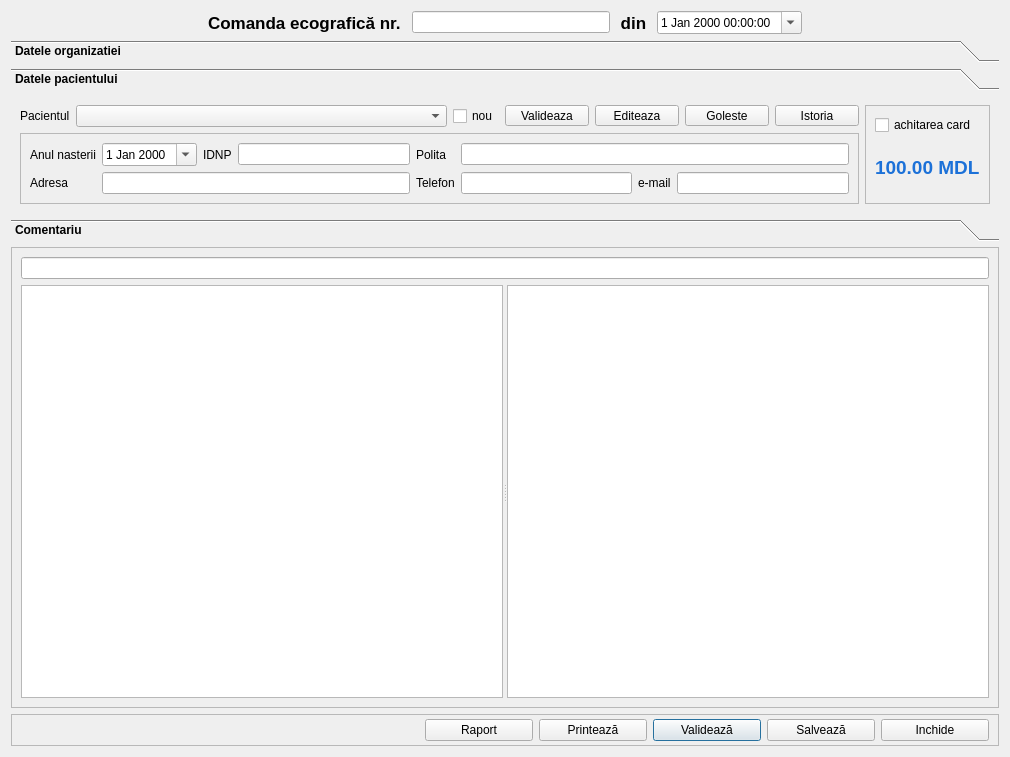
<?xml version="1.0" encoding="UTF-8"?>
<ui version="4.0">
 <class>OrderDialog</class>
 <widget class="QDialog" name="OrderDialog">
  <property name="geometry">
   <rect>
    <x>0</x>
    <y>0</y>
    <width>1010</width>
    <height>757</height>
   </rect>
  </property>
  <property name="font">
   <font>
    <family>Segoe UI</family>
   </font>
  </property>
  <property name="windowTitle">
   <string>Dialog</string>
  </property>
  <layout class="QGridLayout" name="gridLayout_3">
   <item row="0" column="0">
    <layout class="QHBoxLayout" name="horizontalLayout">
     <item>
      <spacer name="horizontalSpacer">
       <property name="orientation">
        <enum>Qt::Orientation::Horizontal</enum>
       </property>
       <property name="sizeHint" stdset="0">
        <size>
         <width>40</width>
         <height>20</height>
        </size>
       </property>
      </spacer>
     </item>
     <item>
      <widget class="QLabel" name="label">
       <property name="font">
        <font>
         <family>Segoe UI</family>
         <pointsize>13</pointsize>
         <bold>true</bold>
        </font>
       </property>
       <property name="text">
        <string>Comanda ecografică nr. </string>
       </property>
      </widget>
     </item>
     <item>
      <widget class="QLineEdit" name="numberDoc"/>
     </item>
     <item>
      <widget class="QLabel" name="label_2">
       <property name="font">
        <font>
         <family>Segoe UI</family>
         <pointsize>13</pointsize>
         <bold>true</bold>
        </font>
       </property>
       <property name="text">
        <string> din </string>
       </property>
      </widget>
     </item>
     <item>
      <widget class="QDateTimeEdit" name="dateTimeDoc">
       <property name="calendarPopup">
        <bool>true</bool>
       </property>
      </widget>
     </item>
     <item>
      <spacer name="horizontalSpacer_2">
       <property name="orientation">
        <enum>Qt::Orientation::Horizontal</enum>
       </property>
       <property name="sizeHint" stdset="0">
        <size>
         <width>40</width>
         <height>20</height>
        </size>
       </property>
      </spacer>
     </item>
    </layout>
   </item>
   <item row="2" column="0">
    <widget class="QFrame" name="frame_table">
     <property name="sizePolicy">
      <sizepolicy hsizetype="Expanding" vsizetype="Expanding">
       <horstretch>0</horstretch>
       <verstretch>0</verstretch>
      </sizepolicy>
     </property>
     <property name="frameShape">
      <enum>QFrame::Shape::StyledPanel</enum>
     </property>
     <property name="frameShadow">
      <enum>QFrame::Shadow::Raised</enum>
     </property>
     <layout class="QGridLayout" name="gridLayout_5">
      <item row="1" column="0" colspan="2">
       <widget class="QSplitter" name="splitter">
        <property name="sizePolicy">
         <sizepolicy hsizetype="Expanding" vsizetype="Expanding">
          <horstretch>0</horstretch>
          <verstretch>0</verstretch>
         </sizepolicy>
        </property>
        <property name="orientation">
         <enum>Qt::Orientation::Horizontal</enum>
        </property>
        <widget class="QTableView" name="tableView">
         <property name="sizePolicy">
          <sizepolicy hsizetype="Expanding" vsizetype="Preferred">
           <horstretch>0</horstretch>
           <verstretch>0</verstretch>
          </sizepolicy>
         </property>
        </widget>
        <widget class="QTableView" name="tableViewOrder">
         <property name="sizePolicy">
          <sizepolicy hsizetype="Expanding" vsizetype="Preferred">
           <horstretch>0</horstretch>
           <verstretch>0</verstretch>
          </sizepolicy>
         </property>
        </widget>
       </widget>
      </item>
      <item row="0" column="0" colspan="2">
       <widget class="QLineEdit" name="editFilterPattern">
        <property name="sizePolicy">
         <sizepolicy hsizetype="Preferred" vsizetype="Fixed">
          <horstretch>0</horstretch>
          <verstretch>0</verstretch>
         </sizepolicy>
        </property>
        <property name="clearButtonEnabled">
         <bool>true</bool>
        </property>
       </widget>
      </item>
     </layout>
    </widget>
   </item>
   <item row="1" column="0">
    <widget class="QToolBox" name="toolBox">
     <property name="sizePolicy">
      <sizepolicy hsizetype="Expanding" vsizetype="Maximum">
       <horstretch>0</horstretch>
       <verstretch>0</verstretch>
      </sizepolicy>
     </property>
     <property name="font">
      <font>
       <family>Segoe UI</family>
       <bold>true</bold>
      </font>
     </property>
     <property name="currentIndex">
      <number>1</number>
     </property>
     <widget class="QWidget" name="pageDataOrganization">
      <property name="geometry">
       <rect>
        <x>0</x>
        <y>0</y>
        <width>992</width>
        <height>114</height>
       </rect>
      </property>
      <attribute name="icon">
       <iconset resource="../../../resources/resource.qrc">
        <normaloff>:/img/common/arrow_right_light.png</normaloff>:/img/common/arrow_right_light.png</iconset>
      </attribute>
      <attribute name="label">
       <string>Datele organizatiei</string>
      </attribute>
      <layout class="QGridLayout" name="gridLayout_4">
       <item row="2" column="1">
        <widget class="QLabel" name="label_5">
         <property name="font">
          <font>
           <family>Segoe UI</family>
           <bold>false</bold>
          </font>
         </property>
         <property name="text">
          <string>Tipul preturilor</string>
         </property>
        </widget>
       </item>
       <item row="0" column="2">
        <widget class="QComboBox" name="comboOrganization">
         <property name="sizePolicy">
          <sizepolicy hsizetype="Expanding" vsizetype="Fixed">
           <horstretch>0</horstretch>
           <verstretch>0</verstretch>
          </sizepolicy>
         </property>
         <property name="font">
          <font>
           <family>Segoe UI</family>
           <bold>false</bold>
          </font>
         </property>
        </widget>
       </item>
       <item row="2" column="6">
        <widget class="QToolButton" name="btnCreateNewDoctor">
         <property name="text">
          <string>...</string>
         </property>
         <property name="icon">
          <iconset resource="../../../resources/resource.qrc">
           <normaloff>:/img/catalogs/add_user.png</normaloff>:/img/catalogs/add_user.png</iconset>
         </property>
        </widget>
       </item>
       <item row="0" column="0">
        <spacer name="horizontalSpacer_3">
         <property name="orientation">
          <enum>Qt::Orientation::Horizontal</enum>
         </property>
         <property name="sizeType">
          <enum>QSizePolicy::Policy::Fixed</enum>
         </property>
         <property name="sizeHint" stdset="0">
          <size>
           <width>50</width>
           <height>20</height>
          </size>
         </property>
        </spacer>
       </item>
       <item row="2" column="2">
        <widget class="QComboBox" name="comboTypePrices">
         <property name="sizePolicy">
          <sizepolicy hsizetype="Expanding" vsizetype="Fixed">
           <horstretch>0</horstretch>
           <verstretch>0</verstretch>
          </sizepolicy>
         </property>
         <property name="font">
          <font>
           <family>Segoe UI</family>
           <bold>false</bold>
          </font>
         </property>
        </widget>
       </item>
       <item row="1" column="3">
        <widget class="QLabel" name="label_8">
         <property name="font">
          <font>
           <family>Segoe UI</family>
           <bold>false</bold>
          </font>
         </property>
         <property name="text">
          <string>As.medicală</string>
         </property>
        </widget>
       </item>
       <item row="2" column="7">
        <widget class="QToolButton" name="btnOpenDoctor">
         <property name="text">
          <string>...</string>
         </property>
         <property name="icon">
          <iconset resource="../../../resources/resource.qrc">
           <normaloff>:/img/catalogs/open_catalog.png</normaloff>:/img/catalogs/open_catalog.png</iconset>
         </property>
        </widget>
       </item>
       <item row="2" column="3">
        <widget class="QLabel" name="label_7">
         <property name="font">
          <font>
           <family>Segoe UI</family>
           <bold>false</bold>
          </font>
         </property>
         <property name="text">
          <string>Trimis de medic</string>
         </property>
        </widget>
       </item>
       <item row="2" column="5">
        <widget class="QComboBox" name="comboReferringDoctor">
         <property name="sizePolicy">
          <sizepolicy hsizetype="Expanding" vsizetype="Fixed">
           <horstretch>0</horstretch>
           <verstretch>0</verstretch>
          </sizepolicy>
         </property>
         <property name="font">
          <font>
           <family>Segoe UI</family>
           <bold>false</bold>
          </font>
         </property>
        </widget>
       </item>
       <item row="0" column="1">
        <widget class="QLabel" name="label_3">
         <property name="font">
          <font>
           <family>Segoe UI</family>
           <bold>false</bold>
          </font>
         </property>
         <property name="text">
          <string>Organizatia</string>
         </property>
        </widget>
       </item>
       <item row="0" column="3">
        <widget class="QLabel" name="label_13">
         <property name="font">
          <font>
           <family>Segoe UI</family>
           <bold>false</bold>
          </font>
         </property>
         <property name="text">
          <string>Medic</string>
         </property>
        </widget>
       </item>
       <item row="1" column="1">
        <widget class="QLabel" name="label_4">
         <property name="font">
          <font>
           <family>Segoe UI</family>
           <bold>false</bold>
          </font>
         </property>
         <property name="text">
          <string>Contract</string>
         </property>
        </widget>
       </item>
       <item row="1" column="2">
        <widget class="QComboBox" name="comboContract">
         <property name="sizePolicy">
          <sizepolicy hsizetype="Expanding" vsizetype="Fixed">
           <horstretch>0</horstretch>
           <verstretch>0</verstretch>
          </sizepolicy>
         </property>
         <property name="font">
          <font>
           <family>Segoe UI</family>
           <bold>false</bold>
          </font>
         </property>
        </widget>
       </item>
       <item row="1" column="5">
        <widget class="QComboBox" name="comboNurse">
         <property name="font">
          <font>
           <family>Segoe UI</family>
           <bold>false</bold>
          </font>
         </property>
        </widget>
       </item>
       <item row="0" column="5">
        <widget class="QComboBox" name="comboPerformingDoctor">
         <property name="font">
          <font>
           <family>Segoe UI</family>
           <bold>false</bold>
          </font>
         </property>
        </widget>
       </item>
      </layout>
     </widget>
     <widget class="QWidget" name="pageDataPacient">
      <property name="geometry">
       <rect>
        <x>0</x>
        <y>0</y>
        <width>992</width>
        <height>137</height>
       </rect>
      </property>
      <attribute name="icon">
       <iconset resource="../../../resources/resource.qrc">
        <normaloff>:/img/common/arrow_right_light.png</normaloff>:/img/common/arrow_right_light.png</iconset>
      </attribute>
      <attribute name="label">
       <string>Datele pacientului</string>
      </attribute>
      <layout class="QGridLayout" name="gridLayout">
       <item row="0" column="0">
        <widget class="QLabel" name="label_6">
         <property name="font">
          <font>
           <family>Segoe UI</family>
           <bold>false</bold>
          </font>
         </property>
         <property name="text">
          <string>Pacientul</string>
         </property>
        </widget>
       </item>
       <item row="0" column="1">
        <widget class="QComboBox" name="comboPatient">
         <property name="sizePolicy">
          <sizepolicy hsizetype="Expanding" vsizetype="Fixed">
           <horstretch>0</horstretch>
           <verstretch>0</verstretch>
          </sizepolicy>
         </property>
         <property name="font">
          <font>
           <family>Segoe UI</family>
           <bold>false</bold>
          </font>
         </property>
         <property name="editable">
          <bool>false</bool>
         </property>
        </widget>
       </item>
       <item row="0" column="7" rowspan="2">
        <widget class="QFrame" name="frame_total">
         <property name="sizePolicy">
          <sizepolicy hsizetype="Maximum" vsizetype="Preferred">
           <horstretch>0</horstretch>
           <verstretch>0</verstretch>
          </sizepolicy>
         </property>
         <property name="frameShape">
          <enum>QFrame::Shape::StyledPanel</enum>
         </property>
         <property name="frameShadow">
          <enum>QFrame::Shadow::Raised</enum>
         </property>
         <layout class="QGridLayout" name="gridLayout_6">
          <item row="1" column="0">
           <widget class="QLabel" name="labelSumOrder">
            <property name="font">
             <font>
              <family>Segoe UI</family>
              <pointsize>14</pointsize>
              <bold>true</bold>
             </font>
            </property>
            <property name="layoutDirection">
             <enum>Qt::LayoutDirection::LeftToRight</enum>
            </property>
            <property name="styleSheet">
             <string notr="true">color: rgb(28, 113, 216)</string>
            </property>
            <property name="text">
             <string>100.00 MDL</string>
            </property>
           </widget>
          </item>
          <item row="0" column="0">
           <widget class="QCheckBox" name="cardPayment">
            <property name="font">
             <font>
              <family>Segoe UI</family>
              <bold>false</bold>
             </font>
            </property>
            <property name="text">
             <string>achitarea card</string>
            </property>
           </widget>
          </item>
         </layout>
        </widget>
       </item>
       <item row="0" column="2">
        <widget class="QCheckBox" name="newPatient">
         <property name="font">
          <font>
           <family>Segoe UI</family>
           <bold>false</bold>
          </font>
         </property>
         <property name="text">
          <string>nou</string>
         </property>
        </widget>
       </item>
       <item row="1" column="0" colspan="7">
        <widget class="QFrame" name="frameDataPacient">
         <property name="sizePolicy">
          <sizepolicy hsizetype="Expanding" vsizetype="Fixed">
           <horstretch>0</horstretch>
           <verstretch>0</verstretch>
          </sizepolicy>
         </property>
         <property name="frameShape">
          <enum>QFrame::Shape::StyledPanel</enum>
         </property>
         <property name="frameShadow">
          <enum>QFrame::Shadow::Raised</enum>
         </property>
         <layout class="QGridLayout" name="gridLayout_2">
          <item row="0" column="0">
           <layout class="QGridLayout" name="layoutDataPacient">
            <item row="0" column="6">
             <widget class="QLabel" name="label_12">
              <property name="font">
               <font>
                <family>Segoe UI</family>
                <bold>false</bold>
               </font>
              </property>
              <property name="text">
               <string>Polita</string>
              </property>
             </widget>
            </item>
            <item row="0" column="4">
             <widget class="QLabel" name="label_10">
              <property name="font">
               <font>
                <family>Segoe UI</family>
                <bold>false</bold>
               </font>
              </property>
              <property name="text">
               <string>IDNP</string>
              </property>
             </widget>
            </item>
            <item row="1" column="0">
             <widget class="QLabel" name="label_11">
              <property name="font">
               <font>
                <family>Segoe UI</family>
                <bold>false</bold>
               </font>
              </property>
              <property name="text">
               <string>Adresa</string>
              </property>
             </widget>
            </item>
            <item row="1" column="6">
             <widget class="QLabel" name="label_14">
              <property name="font">
               <font>
                <family>Segoe UI</family>
                <bold>false</bold>
               </font>
              </property>
              <property name="text">
               <string>Telefon</string>
              </property>
             </widget>
            </item>
            <item row="1" column="3" colspan="3">
             <widget class="QLineEdit" name="patientAddress">
              <property name="font">
               <font>
                <family>Segoe UI</family>
                <bold>false</bold>
               </font>
              </property>
             </widget>
            </item>
            <item row="0" column="5">
             <widget class="QLineEdit" name="patientIDNP">
              <property name="font">
               <font>
                <family>Segoe UI</family>
                <bold>false</bold>
               </font>
              </property>
             </widget>
            </item>
            <item row="0" column="3">
             <widget class="QDateEdit" name="patientBirthday">
              <property name="font">
               <font>
                <family>Segoe UI</family>
                <bold>false</bold>
               </font>
              </property>
              <property name="calendarPopup">
               <bool>true</bool>
              </property>
             </widget>
            </item>
            <item row="1" column="8">
             <widget class="QLineEdit" name="patientPhone">
              <property name="font">
               <font>
                <family>Segoe UI</family>
                <bold>false</bold>
               </font>
              </property>
             </widget>
            </item>
            <item row="1" column="9">
             <widget class="QLabel" name="label_15">
              <property name="font">
               <font>
                <family>Segoe UI</family>
                <bold>false</bold>
               </font>
              </property>
              <property name="text">
               <string>e-mail</string>
              </property>
             </widget>
            </item>
            <item row="0" column="0">
             <widget class="QLabel" name="label_9">
              <property name="font">
               <font>
                <family>Segoe UI</family>
                <bold>false</bold>
               </font>
              </property>
              <property name="text">
               <string>Anul nasterii</string>
              </property>
             </widget>
            </item>
            <item row="1" column="10">
             <widget class="QLineEdit" name="patientEmail">
              <property name="font">
               <font>
                <family>Segoe UI</family>
                <bold>false</bold>
               </font>
              </property>
             </widget>
            </item>
            <item row="0" column="8" colspan="3">
             <widget class="QLineEdit" name="patientMedicalPolicy">
              <property name="font">
               <font>
                <family>Segoe UI</family>
                <bold>false</bold>
               </font>
              </property>
             </widget>
            </item>
           </layout>
          </item>
         </layout>
        </widget>
       </item>
       <item row="0" column="3">
        <widget class="QToolButton" name="btnValidatePatient">
         <property name="minimumSize">
          <size>
           <width>84</width>
           <height>21</height>
          </size>
         </property>
         <property name="font">
          <font>
           <family>.AppleSystemUIFont</family>
           <bold>false</bold>
          </font>
         </property>
         <property name="text">
          <string>Valideaza</string>
         </property>
         <property name="icon">
          <iconset resource="../../../resources/resource.qrc">
           <normaloff>:/img/btns/valide.png</normaloff>:/img/btns/valide.png</iconset>
         </property>
         <property name="toolButtonStyle">
          <enum>Qt::ToolButtonStyle::ToolButtonTextBesideIcon</enum>
         </property>
        </widget>
       </item>
       <item row="0" column="4">
        <widget class="QToolButton" name="btnEditPatient">
         <property name="minimumSize">
          <size>
           <width>84</width>
           <height>21</height>
          </size>
         </property>
         <property name="font">
          <font>
           <family>.AppleSystemUIFont</family>
           <bold>false</bold>
          </font>
         </property>
         <property name="text">
          <string>Editeaza</string>
         </property>
         <property name="icon">
          <iconset resource="../../../resources/resource.qrc">
           <normaloff>:/img/toolBar/edit.png</normaloff>:/img/toolBar/edit.png</iconset>
         </property>
         <property name="toolButtonStyle">
          <enum>Qt::ToolButtonStyle::ToolButtonTextBesideIcon</enum>
         </property>
        </widget>
       </item>
       <item row="0" column="5">
        <widget class="QToolButton" name="btnClearPatient">
         <property name="minimumSize">
          <size>
           <width>84</width>
           <height>21</height>
          </size>
         </property>
         <property name="font">
          <font>
           <family>.AppleSystemUIFont</family>
           <bold>false</bold>
          </font>
         </property>
         <property name="text">
          <string>Goleste</string>
         </property>
         <property name="icon">
          <iconset resource="../../../resources/resource.qrc">
           <normaloff>:/img/toolBar/delete.png</normaloff>:/img/toolBar/delete.png</iconset>
         </property>
         <property name="toolButtonStyle">
          <enum>Qt::ToolButtonStyle::ToolButtonTextBesideIcon</enum>
         </property>
        </widget>
       </item>
       <item row="0" column="6">
        <widget class="QToolButton" name="btnPatientHistory">
         <property name="minimumSize">
          <size>
           <width>84</width>
           <height>21</height>
          </size>
         </property>
         <property name="font">
          <font>
           <family>.AppleSystemUIFont</family>
           <bold>false</bold>
          </font>
         </property>
         <property name="text">
          <string>Istoria</string>
         </property>
         <property name="icon">
          <iconset resource="../../../resources/resource.qrc">
           <normaloff>:/img/documents/medical_history.png</normaloff>:/img/documents/medical_history.png</iconset>
         </property>
         <property name="toolButtonStyle">
          <enum>Qt::ToolButtonStyle::ToolButtonTextBesideIcon</enum>
         </property>
        </widget>
       </item>
      </layout>
     </widget>
     <widget class="QWidget" name="pageComment">
      <property name="geometry">
       <rect>
        <x>0</x>
        <y>0</y>
        <width>98</width>
        <height>68</height>
       </rect>
      </property>
      <attribute name="icon">
       <iconset resource="../../../resources/resource.qrc">
        <normaloff>:/img/common/arrow_right_light.png</normaloff>:/img/common/arrow_right_light.png</iconset>
      </attribute>
      <attribute name="label">
       <string>Comentariu</string>
      </attribute>
      <layout class="QGridLayout" name="gridLayout_8">
       <item row="0" column="0">
        <widget class="QPlainTextEdit" name="editComment">
         <property name="sizePolicy">
          <sizepolicy hsizetype="Expanding" vsizetype="Maximum">
           <horstretch>0</horstretch>
           <verstretch>0</verstretch>
          </sizepolicy>
         </property>
         <property name="maximumSize">
          <size>
           <width>16777215</width>
           <height>50</height>
          </size>
         </property>
         <property name="font">
          <font>
           <family>Segoe UI</family>
           <bold>false</bold>
          </font>
         </property>
        </widget>
       </item>
      </layout>
     </widget>
    </widget>
   </item>
   <item row="3" column="0">
    <widget class="QFrame" name="frame_footer">
     <property name="sizePolicy">
      <sizepolicy hsizetype="Preferred" vsizetype="Preferred">
       <horstretch>0</horstretch>
       <verstretch>0</verstretch>
      </sizepolicy>
     </property>
     <property name="frameShape">
      <enum>QFrame::Shape::StyledPanel</enum>
     </property>
     <property name="frameShadow">
      <enum>QFrame::Shadow::Raised</enum>
     </property>
     <layout class="QGridLayout" name="gridLayout_7">
      <property name="topMargin">
       <number>4</number>
      </property>
      <property name="bottomMargin">
       <number>4</number>
      </property>
      <item row="0" column="0">
       <layout class="QHBoxLayout" name="layoutAuthor"/>
      </item>
      <item row="0" column="4">
       <widget class="QPushButton" name="btnOk">
        <property name="sizePolicy">
         <sizepolicy hsizetype="Minimum" vsizetype="Fixed">
          <horstretch>0</horstretch>
          <verstretch>0</verstretch>
         </sizepolicy>
        </property>
        <property name="minimumSize">
         <size>
          <width>108</width>
          <height>0</height>
         </size>
        </property>
        <property name="text">
         <string>Validează</string>
        </property>
        <property name="icon">
         <iconset resource="../../../resources/resource.qrc">
          <normaloff>:/img/btns/valide.png</normaloff>:/img/btns/valide.png</iconset>
        </property>
       </widget>
      </item>
      <item row="0" column="5">
       <widget class="QPushButton" name="btnWrite">
        <property name="sizePolicy">
         <sizepolicy hsizetype="Preferred" vsizetype="Fixed">
          <horstretch>0</horstretch>
          <verstretch>0</verstretch>
         </sizepolicy>
        </property>
        <property name="minimumSize">
         <size>
          <width>108</width>
          <height>0</height>
         </size>
        </property>
        <property name="text">
         <string>Salvează</string>
        </property>
        <property name="icon">
         <iconset resource="../../../resources/resource.qrc">
          <normaloff>:/img/btns/save.png</normaloff>:/img/btns/save.png</iconset>
        </property>
       </widget>
      </item>
      <item row="0" column="3">
       <widget class="QPushButton" name="btnPrint">
        <property name="sizePolicy">
         <sizepolicy hsizetype="Minimum" vsizetype="Fixed">
          <horstretch>0</horstretch>
          <verstretch>0</verstretch>
         </sizepolicy>
        </property>
        <property name="minimumSize">
         <size>
          <width>108</width>
          <height>0</height>
         </size>
        </property>
        <property name="text">
         <string>Printează</string>
        </property>
        <property name="icon">
         <iconset resource="../../../resources/resource.qrc">
          <normaloff>:/img/actions/print.png</normaloff>:/img/actions/print.png</iconset>
        </property>
       </widget>
      </item>
      <item row="0" column="2">
       <widget class="QPushButton" name="btnReport">
        <property name="sizePolicy">
         <sizepolicy hsizetype="Minimum" vsizetype="Fixed">
          <horstretch>0</horstretch>
          <verstretch>0</verstretch>
         </sizepolicy>
        </property>
        <property name="minimumSize">
         <size>
          <width>108</width>
          <height>0</height>
         </size>
        </property>
        <property name="text">
         <string>Raport</string>
        </property>
        <property name="icon">
         <iconset resource="../../../resources/resource.qrc">
          <normaloff>:/img/documents/reports.png</normaloff>:/img/documents/reports.png</iconset>
        </property>
       </widget>
      </item>
      <item row="0" column="6">
       <widget class="QPushButton" name="btnClose">
        <property name="sizePolicy">
         <sizepolicy hsizetype="Preferred" vsizetype="Fixed">
          <horstretch>0</horstretch>
          <verstretch>0</verstretch>
         </sizepolicy>
        </property>
        <property name="minimumSize">
         <size>
          <width>108</width>
          <height>0</height>
         </size>
        </property>
        <property name="text">
         <string>Inchide</string>
        </property>
        <property name="icon">
         <iconset resource="../../../resources/resource.qrc">
          <normaloff>:/img/btns/close.png</normaloff>:/img/btns/close.png</iconset>
        </property>
       </widget>
      </item>
      <item row="0" column="1">
       <spacer name="horizontalSpacer_6">
        <property name="orientation">
         <enum>Qt::Orientation::Horizontal</enum>
        </property>
        <property name="sizeHint" stdset="0">
         <size>
          <width>40</width>
          <height>20</height>
         </size>
        </property>
       </spacer>
      </item>
     </layout>
    </widget>
   </item>
  </layout>
 </widget>
 <tabstops>
  <tabstop>dateTimeDoc</tabstop>
  <tabstop>comboOrganization</tabstop>
  <tabstop>comboContract</tabstop>
  <tabstop>comboTypePrices</tabstop>
  <tabstop>comboReferringDoctor</tabstop>
  <tabstop>comboPatient</tabstop>
  <tabstop>newPatient</tabstop>
  <tabstop>patientBirthday</tabstop>
  <tabstop>patientIDNP</tabstop>
  <tabstop>patientMedicalPolicy</tabstop>
  <tabstop>patientAddress</tabstop>
  <tabstop>patientPhone</tabstop>
  <tabstop>patientEmail</tabstop>
  <tabstop>btnValidatePatient</tabstop>
  <tabstop>editFilterPattern</tabstop>
  <tabstop>tableView</tabstop>
  <tabstop>tableViewOrder</tabstop>
  <tabstop>btnReport</tabstop>
  <tabstop>btnPrint</tabstop>
  <tabstop>btnOk</tabstop>
  <tabstop>btnWrite</tabstop>
  <tabstop>btnClose</tabstop>
  <tabstop>btnClearPatient</tabstop>
  <tabstop>numberDoc</tabstop>
  <tabstop>btnEditPatient</tabstop>
  <tabstop>btnCreateNewDoctor</tabstop>
  <tabstop>btnOpenDoctor</tabstop>
  <tabstop>btnPatientHistory</tabstop>
  <tabstop>editComment</tabstop>
  <tabstop>comboNurse</tabstop>
  <tabstop>comboPerformingDoctor</tabstop>
  <tabstop>cardPayment</tabstop>
 </tabstops>
 <resources>
  <include location="../../../resources/resource.qrc"/>
 </resources>
 <connections/>
</ui>
